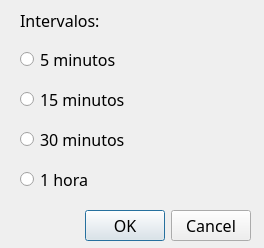
<?xml version="1.0" encoding="UTF-8"?>
<ui version="4.0">
 <class>CurvaConfig</class>
 <widget class="QDialog" name="CurvaConfig">
  <property name="geometry">
   <rect>
    <x>0</x>
    <y>0</y>
    <width>264</width>
    <height>248</height>
   </rect>
  </property>
  <property name="windowTitle">
   <string>Dialog</string>
  </property>
  <widget class="QDialogButtonBox" name="buttonBox">
   <property name="geometry">
    <rect>
     <x>30</x>
     <y>210</y>
     <width>221</width>
     <height>32</height>
    </rect>
   </property>
   <property name="font">
    <font>
     <family>Reem Kufi</family>
     <pointsize>12</pointsize>
    </font>
   </property>
   <property name="orientation">
    <enum>Qt::Horizontal</enum>
   </property>
   <property name="standardButtons">
    <set>QDialogButtonBox::Cancel|QDialogButtonBox::Ok</set>
   </property>
  </widget>
  <widget class="QWidget" name="verticalLayoutWidget">
   <property name="geometry">
    <rect>
     <x>20</x>
     <y>40</y>
     <width>231</width>
     <height>161</height>
    </rect>
   </property>
   <layout class="QVBoxLayout" name="verticalLayout">
    <item>
     <widget class="QRadioButton" name="bt_cinco">
      <property name="font">
       <font>
        <family>Reem Kufi</family>
        <pointsize>12</pointsize>
       </font>
      </property>
      <property name="text">
       <string>5 minutos</string>
      </property>
     </widget>
    </item>
    <item>
     <widget class="QRadioButton" name="bt_quinze">
      <property name="font">
       <font>
        <family>Reem Kufi</family>
        <pointsize>12</pointsize>
       </font>
      </property>
      <property name="text">
       <string>15 minutos</string>
      </property>
     </widget>
    </item>
    <item>
     <widget class="QRadioButton" name="bt_trinta">
      <property name="font">
       <font>
        <family>Reem Kufi</family>
        <pointsize>12</pointsize>
       </font>
      </property>
      <property name="text">
       <string>30 minutos</string>
      </property>
     </widget>
    </item>
    <item>
     <widget class="QRadioButton" name="bt_hora">
      <property name="font">
       <font>
        <family>Reem Kufi</family>
        <pointsize>12</pointsize>
       </font>
      </property>
      <property name="text">
       <string>1 hora</string>
      </property>
     </widget>
    </item>
   </layout>
  </widget>
  <widget class="QLabel" name="label">
   <property name="geometry">
    <rect>
     <x>20</x>
     <y>10</y>
     <width>158</width>
     <height>21</height>
    </rect>
   </property>
   <property name="font">
    <font>
     <family>Reem Kufi</family>
     <pointsize>12</pointsize>
    </font>
   </property>
   <property name="text">
    <string>Intervalos:</string>
   </property>
  </widget>
 </widget>
 <resources/>
 <connections>
  <connection>
   <sender>buttonBox</sender>
   <signal>accepted()</signal>
   <receiver>CurvaConfig</receiver>
   <slot>accept()</slot>
   <hints>
    <hint type="sourcelabel">
     <x>248</x>
     <y>254</y>
    </hint>
    <hint type="destinationlabel">
     <x>157</x>
     <y>274</y>
    </hint>
   </hints>
  </connection>
  <connection>
   <sender>buttonBox</sender>
   <signal>rejected()</signal>
   <receiver>CurvaConfig</receiver>
   <slot>reject()</slot>
   <hints>
    <hint type="sourcelabel">
     <x>316</x>
     <y>260</y>
    </hint>
    <hint type="destinationlabel">
     <x>286</x>
     <y>274</y>
    </hint>
   </hints>
  </connection>
 </connections>
</ui>
